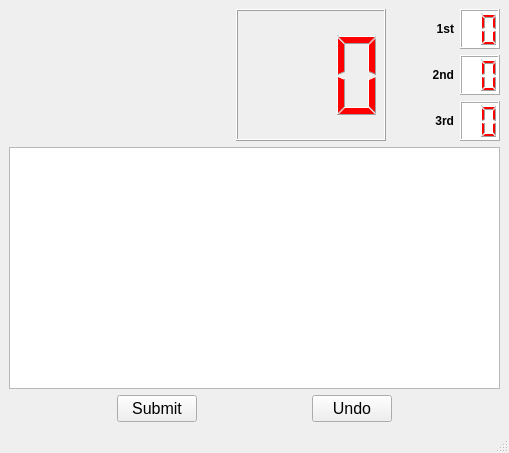
<?xml version="1.0" encoding="UTF-8"?>
<ui version="4.0">
 <class>GameWindow</class>
 <widget class="QMainWindow" name="GameWindow">
  <property name="geometry">
   <rect>
    <x>0</x>
    <y>0</y>
    <width>509</width>
    <height>453</height>
   </rect>
  </property>
  <property name="sizePolicy">
   <sizepolicy hsizetype="MinimumExpanding" vsizetype="MinimumExpanding">
    <horstretch>0</horstretch>
    <verstretch>0</verstretch>
   </sizepolicy>
  </property>
  <property name="windowTitle">
   <string>MainWindow</string>
  </property>
  <widget class="QWidget" name="centralwidget">
   <layout class="QHBoxLayout" name="horizontalLayout_6">
    <item>
     <layout class="QVBoxLayout" name="gridForLeftHandPlayers"/>
    </item>
    <item>
     <layout class="QVBoxLayout" name="gridForDartBoard">
      <item>
       <layout class="QHBoxLayout" name="horizontalLayout_5">
        <item>
         <spacer name="horizontalSpacer_5">
          <property name="orientation">
           <enum>Qt::Horizontal</enum>
          </property>
          <property name="sizeHint" stdset="0">
           <size>
            <width>40</width>
            <height>20</height>
           </size>
          </property>
         </spacer>
        </item>
        <item>
         <widget class="QLCDNumber" name="currentRemainingLCD">
          <property name="sizePolicy">
           <sizepolicy hsizetype="Expanding" vsizetype="Minimum">
            <horstretch>0</horstretch>
            <verstretch>0</verstretch>
           </sizepolicy>
          </property>
          <property name="minimumSize">
           <size>
            <width>100</width>
            <height>120</height>
           </size>
          </property>
          <property name="maximumSize">
           <size>
            <width>150</width>
            <height>150</height>
           </size>
          </property>
          <property name="styleSheet">
           <string notr="true">QLCDNumber { color: red; background-color: none }</string>
          </property>
          <property name="digitCount">
           <number>3</number>
          </property>
         </widget>
        </item>
        <item>
         <spacer name="horizontalSpacer_2">
          <property name="orientation">
           <enum>Qt::Horizontal</enum>
          </property>
          <property name="sizeType">
           <enum>QSizePolicy::Preferred</enum>
          </property>
          <property name="sizeHint" stdset="0">
           <size>
            <width>40</width>
            <height>20</height>
           </size>
          </property>
         </spacer>
        </item>
        <item>
         <layout class="QVBoxLayout" name="verticalLayout">
          <item>
           <layout class="QHBoxLayout" name="horizontalLayout_2">
            <item>
             <widget class="QLabel" name="labelDart1">
              <property name="sizePolicy">
               <sizepolicy hsizetype="Minimum" vsizetype="Minimum">
                <horstretch>0</horstretch>
                <verstretch>0</verstretch>
               </sizepolicy>
              </property>
              <property name="font">
               <font>
                <weight>75</weight>
                <bold>true</bold>
               </font>
              </property>
              <property name="text">
               <string>1st</string>
              </property>
              <property name="textFormat">
               <enum>Qt::PlainText</enum>
              </property>
              <property name="alignment">
               <set>Qt::AlignRight|Qt::AlignTrailing|Qt::AlignVCenter</set>
              </property>
             </widget>
            </item>
            <item>
             <widget class="QLCDNumber" name="dart1LCD">
              <property name="sizePolicy">
               <sizepolicy hsizetype="Fixed" vsizetype="Fixed">
                <horstretch>0</horstretch>
                <verstretch>0</verstretch>
               </sizepolicy>
              </property>
              <property name="minimumSize">
               <size>
                <width>40</width>
                <height>40</height>
               </size>
              </property>
              <property name="styleSheet">
               <string notr="true">QLCDNumber { color: red; background-color: white }</string>
              </property>
              <property name="digitCount">
               <number>2</number>
              </property>
             </widget>
            </item>
           </layout>
          </item>
          <item>
           <layout class="QHBoxLayout" name="horizontalLayout_3">
            <item>
             <widget class="QLabel" name="labelDart2">
              <property name="sizePolicy">
               <sizepolicy hsizetype="Minimum" vsizetype="Minimum">
                <horstretch>0</horstretch>
                <verstretch>0</verstretch>
               </sizepolicy>
              </property>
              <property name="font">
               <font>
                <weight>75</weight>
                <bold>true</bold>
               </font>
              </property>
              <property name="text">
               <string>2nd</string>
              </property>
              <property name="alignment">
               <set>Qt::AlignRight|Qt::AlignTrailing|Qt::AlignVCenter</set>
              </property>
             </widget>
            </item>
            <item>
             <widget class="QLCDNumber" name="dart2LCD">
              <property name="sizePolicy">
               <sizepolicy hsizetype="Fixed" vsizetype="Fixed">
                <horstretch>0</horstretch>
                <verstretch>0</verstretch>
               </sizepolicy>
              </property>
              <property name="minimumSize">
               <size>
                <width>40</width>
                <height>40</height>
               </size>
              </property>
              <property name="styleSheet">
               <string notr="true">QLCDNumber { color: red; background-color: white }</string>
              </property>
              <property name="digitCount">
               <number>2</number>
              </property>
             </widget>
            </item>
           </layout>
          </item>
          <item>
           <layout class="QHBoxLayout" name="horizontalLayout_4">
            <item>
             <widget class="QLabel" name="labelDart3">
              <property name="sizePolicy">
               <sizepolicy hsizetype="Minimum" vsizetype="Minimum">
                <horstretch>0</horstretch>
                <verstretch>0</verstretch>
               </sizepolicy>
              </property>
              <property name="font">
               <font>
                <weight>75</weight>
                <bold>true</bold>
               </font>
              </property>
              <property name="text">
               <string>3rd</string>
              </property>
              <property name="alignment">
               <set>Qt::AlignRight|Qt::AlignTrailing|Qt::AlignVCenter</set>
              </property>
             </widget>
            </item>
            <item>
             <widget class="QLCDNumber" name="dart3LCD">
              <property name="sizePolicy">
               <sizepolicy hsizetype="Fixed" vsizetype="Fixed">
                <horstretch>0</horstretch>
                <verstretch>0</verstretch>
               </sizepolicy>
              </property>
              <property name="minimumSize">
               <size>
                <width>40</width>
                <height>40</height>
               </size>
              </property>
              <property name="styleSheet">
               <string notr="true">QLCDNumber { color: red; background-color: white }</string>
              </property>
              <property name="digitCount">
               <number>2</number>
              </property>
             </widget>
            </item>
           </layout>
          </item>
         </layout>
        </item>
       </layout>
      </item>
      <item>
       <widget class="DartBoardView" name="graphicsViewDartBoard"/>
      </item>
      <item>
       <layout class="QHBoxLayout" name="horizontalLayout">
        <item>
         <spacer name="horizontalSpacer_3">
          <property name="orientation">
           <enum>Qt::Horizontal</enum>
          </property>
          <property name="sizeHint" stdset="0">
           <size>
            <width>40</width>
            <height>20</height>
           </size>
          </property>
         </spacer>
        </item>
        <item>
         <widget class="QPushButton" name="submitButton">
          <property name="font">
           <font>
            <pointsize>12</pointsize>
           </font>
          </property>
          <property name="text">
           <string>Submit</string>
          </property>
         </widget>
        </item>
        <item>
         <spacer name="horizontalSpacer">
          <property name="orientation">
           <enum>Qt::Horizontal</enum>
          </property>
          <property name="sizeHint" stdset="0">
           <size>
            <width>40</width>
            <height>20</height>
           </size>
          </property>
         </spacer>
        </item>
        <item>
         <widget class="QPushButton" name="undoButton">
          <property name="font">
           <font>
            <pointsize>12</pointsize>
           </font>
          </property>
          <property name="text">
           <string>Undo</string>
          </property>
         </widget>
        </item>
        <item>
         <spacer name="horizontalSpacer_4">
          <property name="orientation">
           <enum>Qt::Horizontal</enum>
          </property>
          <property name="sizeHint" stdset="0">
           <size>
            <width>40</width>
            <height>20</height>
           </size>
          </property>
         </spacer>
        </item>
       </layout>
      </item>
     </layout>
    </item>
    <item>
     <layout class="QVBoxLayout" name="gridForRightHandPlayers"/>
    </item>
   </layout>
  </widget>
  <widget class="QMenuBar" name="menubar">
   <property name="geometry">
    <rect>
     <x>0</x>
     <y>0</y>
     <width>509</width>
     <height>21</height>
    </rect>
   </property>
  </widget>
  <widget class="QStatusBar" name="statusbar"/>
 </widget>
 <customwidgets>
  <customwidget>
   <class>DartBoardView</class>
   <extends>QGraphicsView</extends>
   <header>dartboardview.h</header>
  </customwidget>
 </customwidgets>
 <resources/>
 <connections/>
</ui>
